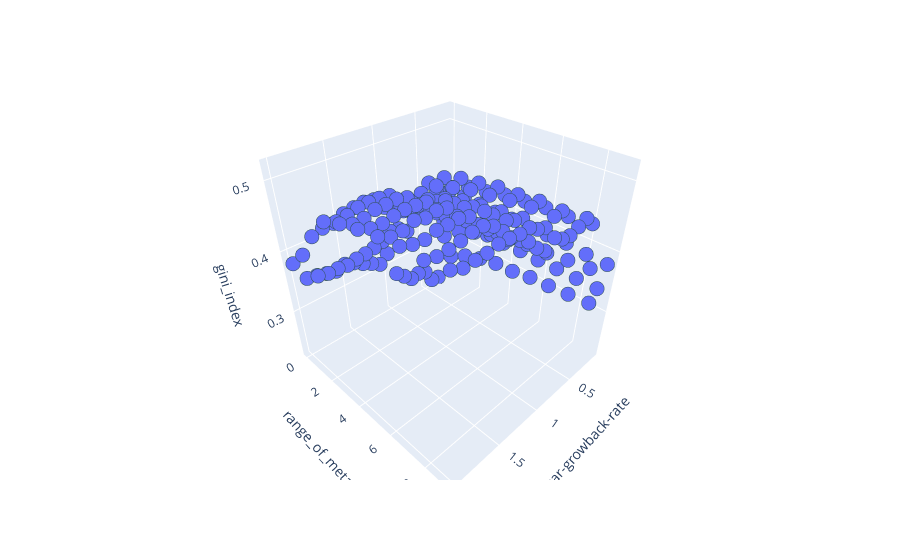

Notebook code cell kept with this figure:
### Code cell
# Make another plot like the one above, but instead of points created a surface plot
fig = px.scatter_3d(grouped_df, x='sugar-growback-rate', y='range_of_meta', z='gini_index')
fig.update_traces(mode='markers')
fig.add_traces(px.scatter_3d(grouped_df, x='sugar-growback-rate', y='range_of_meta', z='gini_index').data)
fig.update_traces(marker=dict(size=5))
fig.update_traces(mode='markers', marker=dict(line=dict(width=2, color='DarkSlateGrey')))
fig.update_layout(scene = dict(
                    xaxis_title='sugar-growback-rate',
                    yaxis_title='range_of_meta',
                    zaxis_title='gini_index'))
fig.show()

### Figure 1 — Plotly figure (JSON) as saved in the notebook; plotly's stock layout.template omitted (floating-point values rounded to 4 significant figures; data arrays with more than 128 entries replaced by an {"elided": "..."} marker saying what was removed)
{"data": [{"hovertemplate": "sugar-growback-rate=%{x}<br>range_of_meta=%{y}<br>gini_index=%{z}<extra></extra>", "legendgroup": "", "marker": {"color": "#636efa", "line": {"color": "DarkSlateGrey", "width": 2}, "size": 5, "symbol": "circle"}, "mode": "markers", "name": "", "scene": "scene", "showlegend": false, "type": "scatter3d", "x": {"elided": "200 float values"}, "y": {"elided": "200 int values"}, "z": {"elided": "200 float values"}}, {"hovertemplate": "sugar-growback-rate=%{x}<br>range_of_meta=%{y}<br>gini_index=%{z}<extra></extra>", "legendgroup": "", "marker": {"color": "#636efa", "line": {"color": "DarkSlateGrey", "width": 2}, "size": 5, "symbol": "circle"}, "mode": "markers", "name": "", "scene": "scene", "showlegend": false, "type": "scatter3d", "x": {"elided": "200 float values"}, "y": {"elided": "200 int values"}, "z": {"elided": "200 float values"}}], "layout": {"legend": {"tracegroupgap": 0}, "margin": {"t": 60}, "scene": {"domain": {"x": [0, 1], "y": [0, 1]}, "xaxis": {"title": {"text": "sugar-growback-rate"}}, "yaxis": {"title": {"text": "range_of_meta"}}, "zaxis": {"title": {"text": "gini_index"}}}}}
